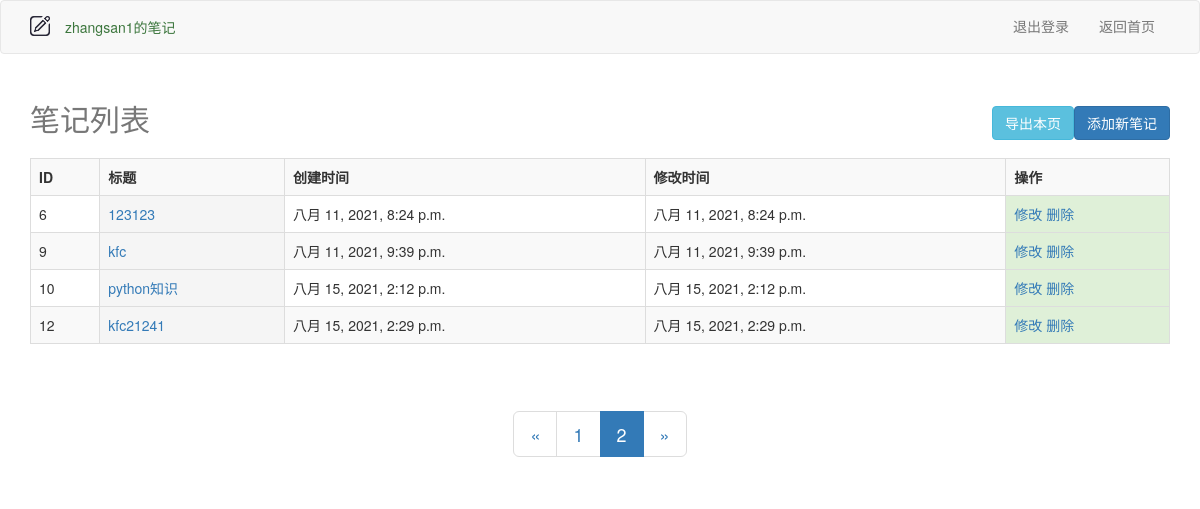
Before: /note/list?page=3 (signed in) with the older database file.
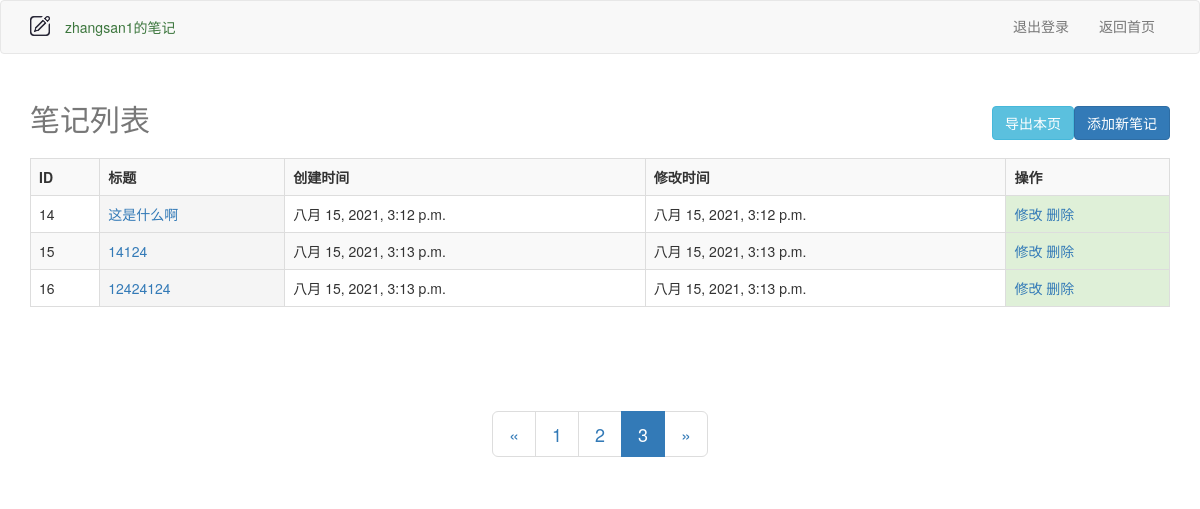
After: the same page with the newer database file.
### note/models.py (models this page shows)
class Note(models.Model):
    title=models.CharField('标题', max_length=100)
    content=models.TextField('内容')
    created_time=models.DateTimeField('创建时间',auto_now_add=True)
    updated_time=models.DateTimeField('创建时间',auto_now=True)
    user = models.ForeignKey(User, on_delete=models.CASCADE)

### note/views.py (the view, shortened to what this page needs)
    def wrap(request, *args, **kwargs):
        return fn(request, *args, **kwargs)

### note/views.py (called while the page is built, shortened)
def check_login(fn):
    def wrap(request, *args, **kwargs):
        return fn(request, *args, **kwargs)
    return wrap

@check_login
def list_view(request):
    page_num = request.GET.get("page",1)
    user_id=request.session['uid']
    noteList = Note.objects.filter(user_id=user_id)
    p = Paginator(noteList,5)
    page_obj=p.get_page(page_num)
    return render(request, 'note/list_note.html', locals())

### note/templates/note/list_note.html (shortened to what this page needs)
{% extends "base.html" %}
{% load static %}
{% block body %}
<nav class="navbar navbar-default">
   <div class="container">
    <div class="navbar-header">
      <a class="navbar-brand" href="#"><img src="{% static "note/images/brand.png" %}" alt="brand" width="20px"></a>
      <ul class="nav navbar-nav">
        <li class="active"><p class="text-success" id="session_id">{{ request.session.username }}的笔记</p></li>
      </ul>
    </div>
    <div class="collapse navbar-collapse" id="bs-example-navbar-collapse-1">
      <ul class="nav navbar-nav navbar-right">
        <li><a href="/user/logout">退出登录</a></li>
        <li><a href="/index">返回首页</a></li>
      </ul>
    </div>
    </div>
</nav>
<div class="container" style="height: 317.24px">
<div class="table-responsive" >
    <table class="table table-striped table-bordered table-hover">
        <caption><h2>笔记列表 <p class="pull-right"><a href="/note/produce_csv" class="btn btn-info">导出本页</a><a href="/note/add" class="btn btn-primary">添加新笔记</a></p></h2> </caption>
        <tr>
            <th>ID</th>
            <th>标题</th>
            <th>创建时间</th>
            <th>修改时间</th>
            <th>操作</th>
        </tr>
        {% for foo in page_obj %}
        <tr>
            <td>{{ foo.id }}</td>
            <td class="active"><a href="/note/detail?id={{ foo.id }}">{{ foo.title }}</a></td>
            <td>{{ foo.created_time }}</td>
            <td>{{ foo.updated_time }}</td>
            <td class="success">
                <a href="/note/edit?id={{ foo.id }}">修改</a>
                <a href="/note/delete/{{ foo.id }}">删除</a>
            </td>
         </tr>
        {% endfor %}
    </table>
</div>
</div>
<div class="container text-center">
    <nav aria-label="Page navigation">
      <ul class="pagination pagination-lg">
        <li>
          <a {% if page_obj.has_previous %}
                  href="/note/list?page={{ page_obj.previous_page_number }}"
                  {% endif %} aria-label="Previous">
            <span aria-hidden="true">&laquo;</span>
          </a>
        </li>
        {% for foo in p.page_range %}
          <li
          {% if foo == page_obj.number %}
              class="active"
          {% endif %}
          ><a
                {% if foo != page_obj.number %}
                  href="/note/list?page={{ foo }}"
                {% endif %}
          >{{ foo }}</a></li>
        {% endfor %}
        <li>
          <a  aria-label="Next">
            <span aria-hidden="true">&raquo;</span>
          </a>
        </li>
      </ul>
    </nav>
</div>
{% endblock %}

Changed rows visible on the page:
no longer on this page (row unchanged): Note: id "6", title "123123", created_time "八月 11, 2021, 8:24 p.m.", updated_time "八月 11, 2021, 8:24 p.m."
no longer on this page (row unchanged): Note: id "9", title "kfc", created_time "八月 11, 2021, 9:39 p.m.", updated_time "八月 11, 2021, 9:39 p.m."
no longer on this page (row unchanged): Note: id "10", title "python知识", created_time "八月 15, 2021, 2:12 p.m.", updated_time "八月 15, 2021, 2:12 p.m."
no longer on this page (row unchanged): Note: id "12", title "kfc21241", created_time "八月 15, 2021, 2:29 p.m.", updated_time "八月 15, 2021, 2:29 p.m."
added Note: id "14", title "这是什么啊", created_time "八月 15, 2021, 3:12 p.m.", updated_time "八月 15, 2021, 3:12 p.m."
added Note: id "15", title "14124", created_time "八月 15, 2021, 3:13 p.m.", updated_time "八月 15, 2021, 3:13 p.m."
added Note: id "16", title "12424124", created_time "八月 15, 2021, 3:13 p.m.", updated_time "八月 15, 2021, 3:13 p.m."
Other visible differences:
new list line: "3"
